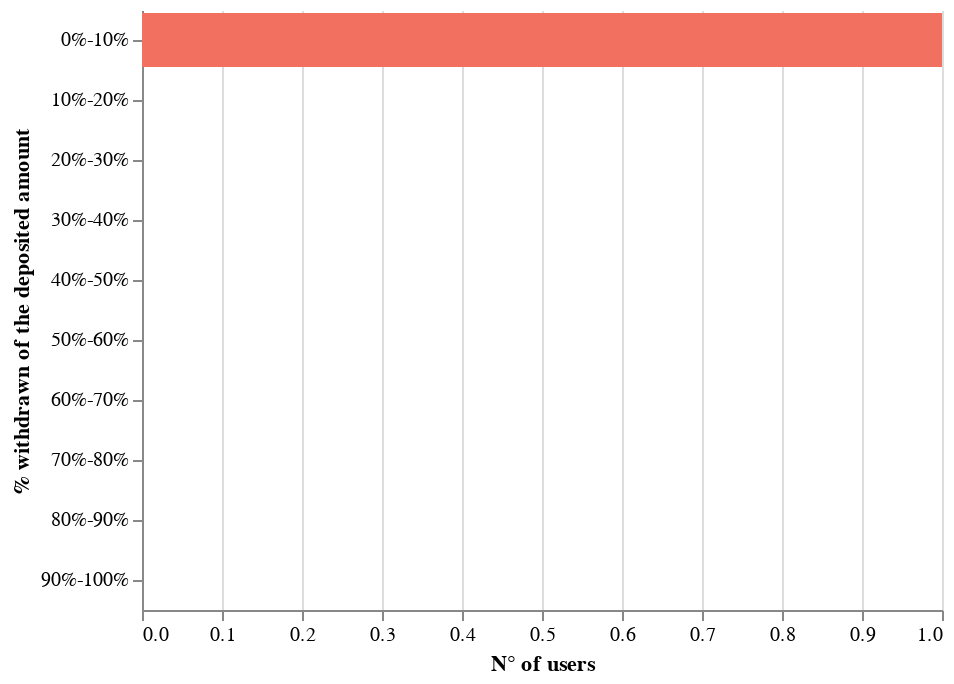

Notebook source saved alongside this figure:
### Code cell
alt.Chart(with_perc_buckets.sort_values(by='PERC_WITHDRAWN').rename(columns=cols_dict)).mark_bar().encode(
    y=alt.X(cols_dict['PERC_WITHDRAWN']+":N", sort=alt.EncodingSortField(order='ascending')),
    x=cols_dict['TOT_USERS']+":Q",
    tooltip=[cols_dict['PERC_WITHDRAWN']+":N",cols_dict['TOT_USERS']+":Q"]
).configure_mark(
    color='#F1705F'
).properties(height=300).configure_axisX(
    labelAngle=0
).configure_view(strokeOpacity=0)

### Figure 1 — Vega-Lite specification as saved in the notebook (floating-point values rounded to 4 significant figures)
{"config": {"view": {"continuousWidth": 400, "continuousHeight": 300, "strokeOpacity": 0}, "axisX": {"labelAngle": 0}, "mark": {"color": "#F1705F"}}, "data": {"name": "data-83bca460331d3fa5e1c098163ac1e957"}, "mark": "bar", "encoding": {"tooltip": [{"field": "% withdrawn of the deposited amount", "type": "nominal"}, {"field": "N° of users", "type": "quantitative"}], "x": {"field": "N° of users", "type": "quantitative"}, "y": {"field": "% withdrawn of the deposited amount", "sort": {"order": "ascending"}, "type": "nominal"}}, "height": 300, "$schema": "https://vega.github.io/schema/vega-lite/v4.17.0.json", "datasets": {"data-83bca460331d3fa5e1c098163ac1e957": [{"% withdrawn of the deposited amount": "0%-10%", "N° of users": 1.0}, {"% withdrawn of the deposited amount": "10%-20%", "N° of users": 0.0}, {"% withdrawn of the deposited amount": "20%-30%", "N° of users": 0.0}, {"% withdrawn of the deposited amount": "30%-40%", "N° of users": 0.0}, {"% withdrawn of the deposited amount": "40%-50%", "N° of users": 0.0}, {"% withdrawn of the deposited amount": "50%-60%", "N° of users": 0.0}, {"% withdrawn of the deposited amount": "60%-70%", "N° of users": 0.0}, {"% withdrawn of the deposited amount": "70%-80%", "N° of users": 0.0}, {"% withdrawn of the deposited amount": "80%-90%", "N° of users": 0.0}, {"% withdrawn of the deposited amount": "90%-100%", "N° of users": 0.0}]}}
